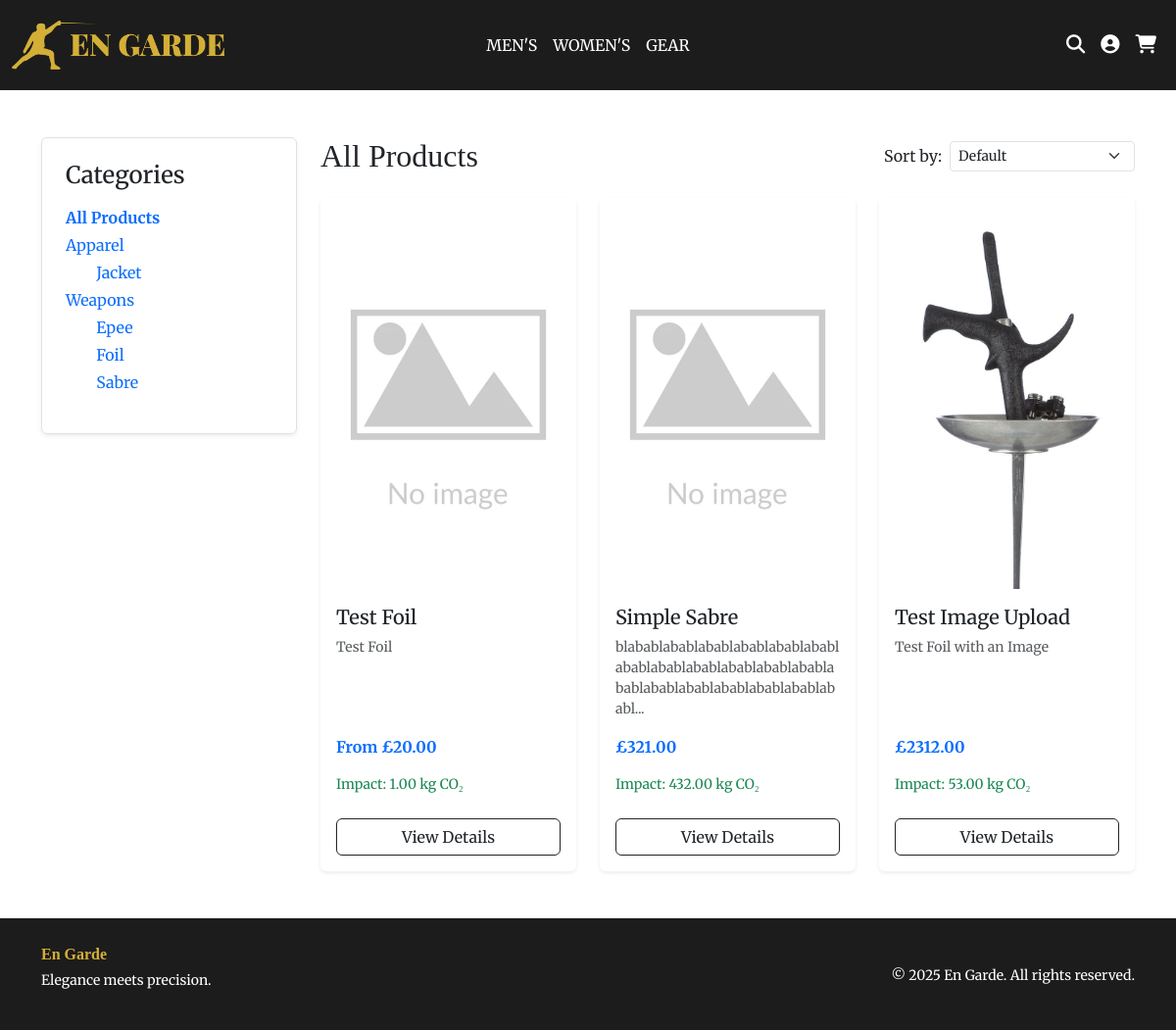
Page /products on the committed database.
### website/models.py (models this page shows)
class Category(db.Model):
    __tablename__ = 'categories'
    id = db.Column(db.Integer, primary_key=True)
    parent_id = db.Column(db.Integer, db.ForeignKey('categories.id'), nullable=True)
    name = db.Column(db.String(100), unique=True, nullable=False)
    slug = db.Column(db.String(100), unique=True, nullable=False)
    parent = db.relationship('Category', backref='children', remote_side=[id] )
    products = db.relationship('Product', backref='category', lazy=True)

class Product(db.Model):
    __tablename__ = 'products'
    id = db.Column(db.Integer, primary_key=True)
    category_id = db.Column(db.Integer, db.ForeignKey('categories.id'))
    name = db.Column(db.String(255), nullable=False)
    description = db.Column(db.Text)
    price = db.Column(db.Float, nullable=True)
    sku = db.Column(db.String(50), unique=True, nullable=True)
    environmental_impact = db.Column(db.Float, nullable=True)
    stock = db.Column(db.Integer, nullable=True)
    image_filename = db.Column(db.String(255))
    is_variant_parent = db.Column(db.Boolean, default=False)
    options = db.relationship(
        'VariantOption', backref='product', cascade="all, delete")
    variants = db.relationship(
        'ProductVariant', backref='product', cascade="all, delete")

class ProductVariant(db.Model):
    __tablename__ = 'product_variants'
    id = db.Column(db.Integer, primary_key=True)
    product_id = db.Column(db.Integer, db.ForeignKey(
        'products.id'), nullable=False)
    sku = db.Column(db.String(50), unique=True)
    price = db.Column(db.Float, nullable=False)
    environmental_impact = db.Column(db.Float, nullable=True)
    stock = db.Column(db.Integer, default=0)
    values = db.relationship(
        'VariantValue', secondary='variant_combinations', backref='variants', lazy='joined', overlaps="combinations")

### website/views.py (the view)
@views.route('/products')
def products():
    cat_id = request.args.get('cat_id', type=int)
    search_query = request.args.get('search', '').strip()
    sort = request.args.get('sort', 'default')
    selected_category = None
    query = Product.query
    if cat_id:
        cat_ids = get_all_descendants(cat_id)
        selected_category = Category.query.get(cat_id)
        query = Product.query.filter(Product.category_id.in_(cat_ids))
    elif search_query:
        query = query.filter(Product.name.ilike(f"%{search_query}%"))
    else:
        query = Product.query
    products = query.all()
    if sort == 'price_asc':
        products.sort(key=effective_price)
    elif sort == 'price_desc':
        products.sort(key=lambda p: -effective_price(p))
    elif sort == 'impact_asc':
        products.sort(key=effective_impact)
    elif sort == 'impact_desc':
        products.sort(key=lambda p: -effective_impact(p))
    elif sort == 'name_asc':
        products.sort(key=lambda p: p.name.lower())
    category_tree = build_category_tree(parent_id=None)
    return render_template(
        'products.html',
        products=products,
        category_tree=category_tree,
        cat_id=cat_id,
        sort=sort,
        selected_category=selected_category,
        search_query=search_query
    )

### website/views.py (called while the page is built)
def build_category_tree(parent_id=None):
    categories = Category.query.filter_by(
        parent_id=parent_id).order_by(Category.name).all()
    tree = []
    for cat in categories:
        node = {
            'category': cat,
            'children': build_category_tree(cat.id)
        }
        tree.append(node)
    return tree

### website/templates/products.html (shortened to what this page needs)
{% extends 'base.html' %}
{% macro loop_categories(node, level, cat_id) %}
  <li class="mb-1">
    <a href="{{ url_for('views.products', cat_id=node.category.id) }}"
       class="text-decoration-none {% if node.category.id == cat_id %}fw-bold text-primary{% endif %}">
      {{ node.category.name }}
    </a>
  </li>
  {% if node.children %}
    <ul class="list-unstyled ms-3">
      {% for child in node.children %}
        {{ loop_categories(child, level + 1, cat_id) }}
      {% endfor %}
    </ul>
  {% endif %}
{% endmacro %}
{% block content %}
  <div class="container py-5">
    <div class="row">
      <div class="col-md-3 mb-4">
        <div class="p-4 border rounded shadow-sm">
          <h4 class="mb-3">Categories</h4>
          <ul class="list-unstyled">
            <li class="mb-1">
              <a href="{{ url_for('views.products') }}" class="text-decoration-none {{ 'fw-bold' if not cat_id else '' }}">
                All Products
              </a>
            </li>
            {% for node in category_tree %}
              {{ loop_categories(node, 0, cat_id) }}
            {% endfor %}
          </ul>
        </div>
      </div>
      <div class="col-md-9">
        <div class="d-flex justify-content-between align-items-center mb-4">
          <h2 class="mb-0">
            {% if selected_category %}
              {{ selected_category.name }}
            {% else %}
              All Products
            {% endif %}
          </h2>
          <form method="GET" class="d-flex align-items-center">
            <label for="sort" class="me-2 mb-0">Sort by:</label>
            <select id="sort" name="sort" class="form-select form-select-sm w-auto" onchange="this.form.submit()">
              <option value="default" {% if sort == 'default' %}selected{% endif %}>Default</option>
            </select>
          </form>
        </div>
        <div class="row g-4">
          {% for product in products %}
            <div class="col-md-4">
              <div class="card h-100 shadow-sm border-0">
                {% if product.image_filename %}
                  <img src="{{ url_for('static', filename='images/products/' + product.image_filename) }}" class="card-img-top" alt="{{ product.name }}" />
                {% else %}
                  <img src="{{ url_for('static', filename='images/products/default-product.webp') }}" class="card-img-top" alt="No image available" />
                {% endif %}
                <div class="card-body d-flex flex-column">
                  <h5 class="card-title">{{ product.name }}</h5>
                  <p class="card-text small text-muted">{{ product.description|truncate(100) }}</p>
                  {% if product.is_variant_parent %}
                    {% set cheapest_variant = product.variants|sort(attribute='price')|first %}
                    {% set lowest_impact = product.variants|sort(attribute='environmental_impact')|first %}
                    {% if cheapest_variant %}
                      <p class="mt-auto fw-bold text-primary">From £{{ '%.2f'|format(cheapest_variant.price) }}</p>
                    {% endif %}
                    {% if lowest_impact %}
                      <p class="text-success small">Impact: {{ '%.2f'|format(lowest_impact.environmental_impact) }} kg CO₂</p>
                    {% endif %}
                  {% else %}
                    <p class="mt-auto fw-bold text-primary">£{{ '%.2f'|format(product.price) }}</p>
                    {% if product.environmental_impact %}
                      <p class="text-success small">Impact: {{ '%.2f'|format(product.environmental_impact) }} kg CO₂</p>
                    {% endif %}
                  {% endif %}
                  <a href="{{ url_for('views.product_detail', product_id=product.id) }}" class="btn btn-outline-dark mt-2">View Details</a>
                </div>
              </div>
            </div>
          {% endfor %}
        </div>
      </div>
    </div>
  </div>
{% endblock %}

### website/templates/base.html (shortened to what this page needs)
{% import '_macros.html' as macros %}
<!DOCTYPE html>
<html>
  <head>
    <link href="https://cdn.jsdelivr.net/npm/bootstrap@5.3.3/dist/css/bootstrap.min.css" rel="stylesheet" />
    <link rel="stylesheet" href="https://cdn.jsdelivr.net/npm/glider-js@1/glider.min.css" />
    <link rel="stylesheet" href="{{ url_for('static', filename='css/styles.css') }}" />
  </head>
  <body class="d-flex flex-column min-vh-100">
    {% include 'partials/navbar.html' %}
    <main class="flex-fill">
    {% block content %}
    {% endblock %}
    </main>
    {% include 'partials/footer.html' %}
  </body>
</html>

### website/templates/partials/navbar.html (shortened to what this page needs)
<nav class="navbar navbar-expand-lg navbar-dark py-3">
  <div class="container-fluid position-relative">
    <a class="navbar-brand" href="{{ url_for('views.home') }}"><img src="{{ url_for('static', filename='images/logo.png') }}" alt="Brand" height="50" /></a>
    <ul class="navbar-nav position-absolute top-50 start-50 translate-middle">
      <li class="nav-item">
        <a class="nav-link" href="#">MEN'S</a>
      </li>
      <li class="nav-item">
        <a class="nav-link" href="#">WOMEN'S</a>
      </li>
      <li class="nav-item">
        <a class="nav-link" href="#">GEAR</a>
      </li>
    </ul>
    <div class="d-flex align-items-center ms-auto gap-2">
      <div class="search-wrapper d-flex align-items-center position-relative">
        <a id="search-toggle" class="nav-link px-2" href="#" title="Search">
          <i class="fa fa-search"></i>
        </a>
      </div>
      </div>
      {% if current_user.is_authenticated %}
        <a href="{{ url_for('auth.logout') }}" class="nav-link px-2" title="Logout"><i class="fa-solid fa-door-open"></i></a>
        <a href="{{ url_for('views.order_history') }}" class="nav-link px-2" title="My Orders"><i class="fa-solid fa-box-archive"></i></a>
      {% else %}
        <a href="{{ url_for('auth.login') }}" class="nav-link px-2" title="Login"><i class="fa-solid fa-circle-user"></i></a>
      {% endif %}
      <a href="{{ url_for('views.view_cart') }}" class="nav-link px-2"><i class="fa-solid fa-cart-shopping"></i></a>
    </div>
</nav>

### website/templates/partials/footer.html
<footer class="py-4">
    <div class="container">
      <div class="row align-items-center text-center text-md-start">
        <div class="col-md-6 mb-3 mb-md-0">
          <a href="{{ url_for('views.home') }}" class="brand-name">En Garde</a>
          <p class="small mt-1">Elegance meets precision.</p>
        </div>
        <div class="col-md-6 text-md-end">
          <small>&copy; 2025 En Garde. All rights reserved.</small>
        </div>
      </div>
    </div>
  </footer>

### website/static/css/styles.css (style rules this page uses)
:root { --fencing-gold: #D4AF37; --fencing-dark: #1C1C1C; --gold-weak: #cd7f32; --gold-moderate: #D4AF37; --gold-strong: #ffdf00; }
body { font-family: 'Merriweather', serif; margin-bottom: 0; }
h1, h2, h3 { font-family: 'Playfair Display', serif; }
html, body { height: 100%; margin: 0; padding: 0; overflow-x: hidden; }
.navbar { background-color: var(--fencing-dark); position: relative; }
.navbar-nav .nav-link { color: white; transition: color 0.5s ease; }
.navbar .nav-link i { font-size: 1.2rem; color: white; transition: color 0.3s ease; }
footer { background-color: var(--fencing-dark); color: white; margin-bottom: 0; margin-top: auto; }
footer .navbar-brand, footer .brand-name { color: var(--fencing-gold); font-family: 'Cinzel', serif; font-weight: bold; text-decoration: none; }
footer a { color: white; text-decoration: none; transition: color 0.3s ease; }
.card-img-top { height: 400px; object-fit: cover; object-position: center; border-bottom: 1px solid rgba(255, 255, 255, 0.1); }

### rows in the picture
Category: category.name "Apparel"
Category: category.name "Jacket"
Category: category.name "Weapons"
Category: category.name "Epee"
Category: category.name "Foil"
Category: category.name "Sabre"
Product: name "Test Foil", description "Test Foil"
ProductVariant: price "20.00", environmental_impact "1.00"
Product: name "Simple Sabre", description "blabablabablabablabablabablabablabablabablabablabablabablabablabablabablabablabablabablabablababl...", price "321.00", environmental_impact "432.00"
Product: image_filename (picture), name "Test Image Upload", description "Test Foil with an Image", price "2312.00", environmental_impact "53.00"
